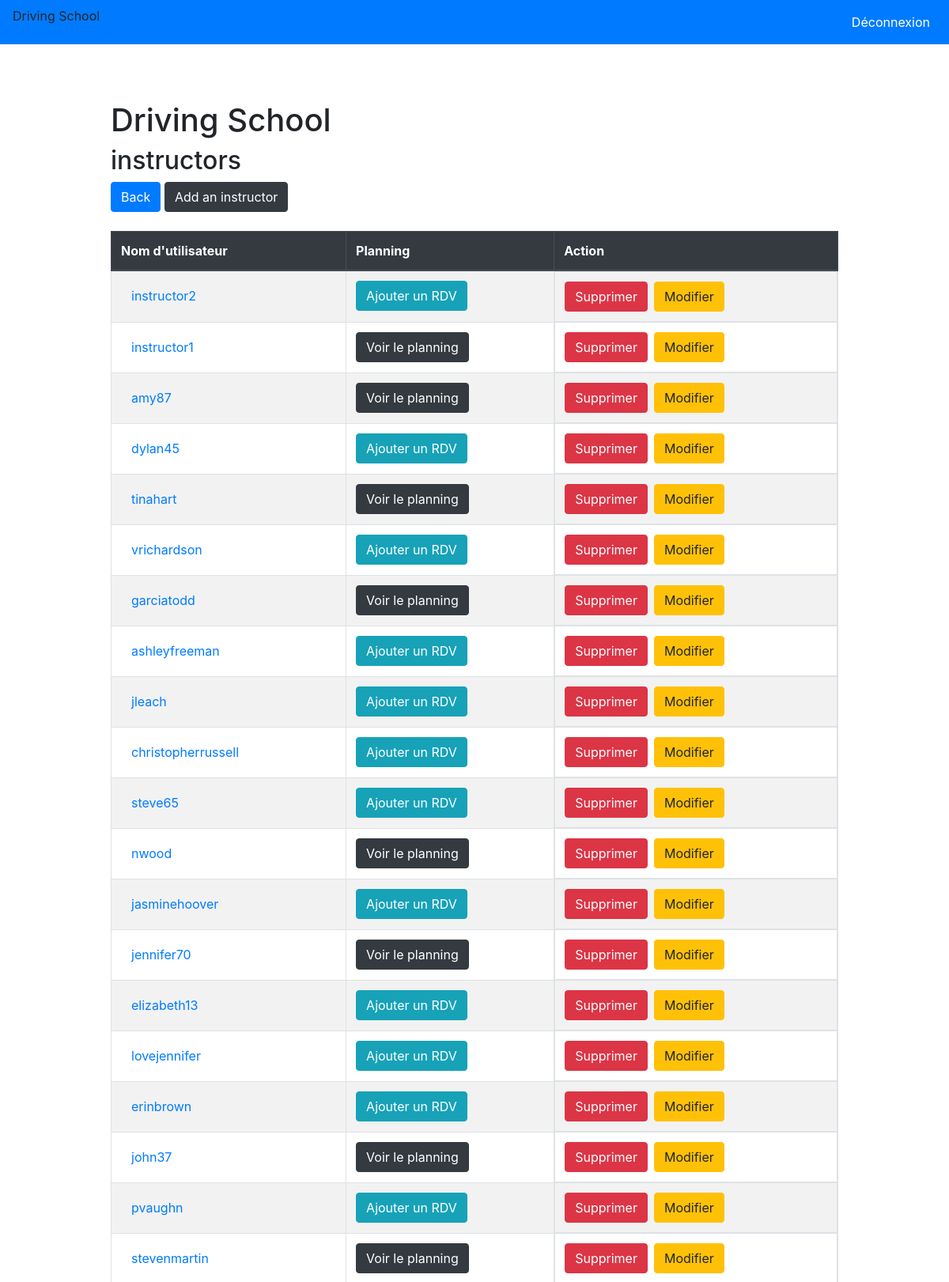
The app's page /secretary/instructorList/ (upper part) with its own data.
### Instructor/models.py (models this page shows, shortened)
class Instructor(models.Model):
    username = models.CharField(max_length=200)
    password = models.CharField(max_length=200)
    name = models.CharField(max_length=200,default="")
    lastname = models.CharField(max_length=200,default="")

### Secretary/views.py (the view)
# urls.py: path('instructorList/', views.instructorList, name='instructorList'),
def instructorList(request):
    instructor_list= Instructor.objects.all().order_by('-id')
    context = {
        "instructor_list": instructor_list,
    }
    return render(request, 'instructorList.html', context)

### Secretary/templates/instructorList.html (shortened to what this page needs)
{% extends "base.html" %}
{% block content %}
<div class="row justify-content-center mt-5">
    <div class="col-10">
        <h1>Driving School</h1>
        <h2>instructors</h2>
        <a class="btn btn-primary" href="{% url 'Secretary:homeSecretary' %}">Back</a>
        <a class="btn btn-dark" href="{% url 'Secretary:addInstructor' %}">Add an instructor</a>
        {% if instructor_list%}
        <table class="table table-bordered table-striped table-hover mt-4">
            <thead class="thead-dark">
                <tr>
                    <th scope="col">Nom d'utilisateur</th>
                    <th scope="col">Planning</th>
                    <th scope="col">Action</th>
                </tr>
            </thead>
            <tbody>
                {% for instructor in instructor_list%}
                <tr>
                    <td><a class="btn btn-link" href="{% url 'Secretary:instructorDetail' instructor.id %}">{{ instructor.username }}</a></td>
                    {% if instructor.planning_set.all %}
                    <td><a class="btn btn-dark" href="{% url 'Secretary:planningInstructor' instructor.id %}">Voir le
                            planning</a>
                    </td>
                    {% else %}
                    <td>
                        <a href="{% url 'Secretary:addPlanningIns' instructor.id %}" class="btn btn-info">Ajouter un RDV</a>
                    </td>
                    {% endif %}
                    <td class="d-flex">
                        <a class="btn btn-danger"
                            href="{% url 'Secretary:confirmDeleteInstructor' instructor.id %}">Supprimer</a>
                        <a href="{% url 'Secretary:editInstructor' instructor.id %}" class="btn btn-warning ml-2">Modifier</a>
                    </td>
                </tr>
                {% endfor %}
            </tbody>
        </table>
        {% endif %}
    </div>
</div>
{% endblock %}

### records on screen
Instructor: username "instructor2", shows "Ajouter un RDV"
Instructor: username "instructor1", shows "Voir le planning"
Instructor: username "amy87", shows "Voir le planning"
Instructor: username "dylan45", shows "Ajouter un RDV"
Instructor: username "tinahart", shows "Voir le planning"
Instructor: username "vrichardson", shows "Ajouter un RDV"
Instructor: username "garciatodd", shows "Voir le planning"
Instructor: username "ashleyfreeman", shows "Ajouter un RDV"
Instructor: username "jleach", shows "Ajouter un RDV"
Instructor: username "christopherrussell", shows "Ajouter un RDV"
Instructor: username "steve65", shows "Ajouter un RDV"
Instructor: username "nwood", shows "Voir le planning"
Instructor: username "jasminehoover", shows "Ajouter un RDV"
Instructor: username "jennifer70", shows "Voir le planning"
Instructor: username "elizabeth13", shows "Ajouter un RDV"
Instructor: username "lovejennifer", shows "Ajouter un RDV"
Instructor: username "erinbrown", shows "Ajouter un RDV"
Instructor: username "john37", shows "Voir le planning"
Instructor: username "pvaughn", shows "Ajouter un RDV"
Instructor: username "stevenmartin", shows "Voir le planning"
